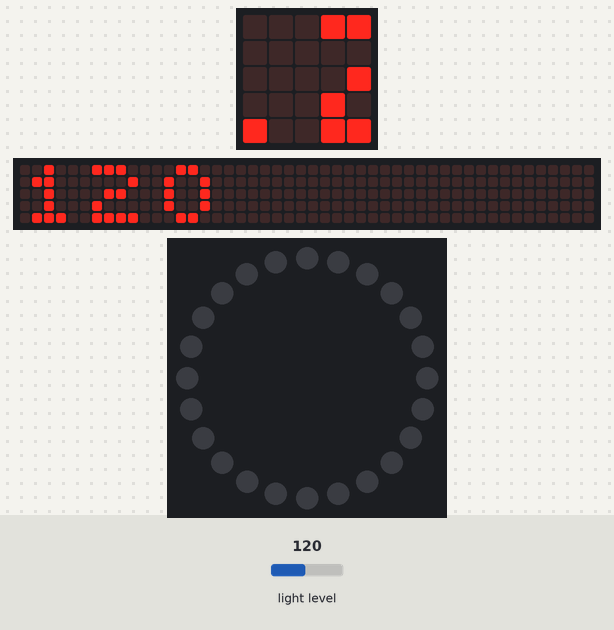
Recording of a program running on a simulated BBC micro:bit (MakeCode). On the bench: the board's 5×5 LED display, a strip that is not on the board, showing the scrolling text unrolled, 24 RGB LEDs in a ring, first at the top, clockwise. The test bench sets the inputs (shaded band); at power-on: light level 120. Dim RGB values are drawn brighter than linear; the 48×5 strip is a reading aid, not a part: it shows the text the display is scrolling, unrolled, one strip-width of it at a time.

Above: at 1.25 s.
1.3 s: light level set to 5
At 1.42 s:
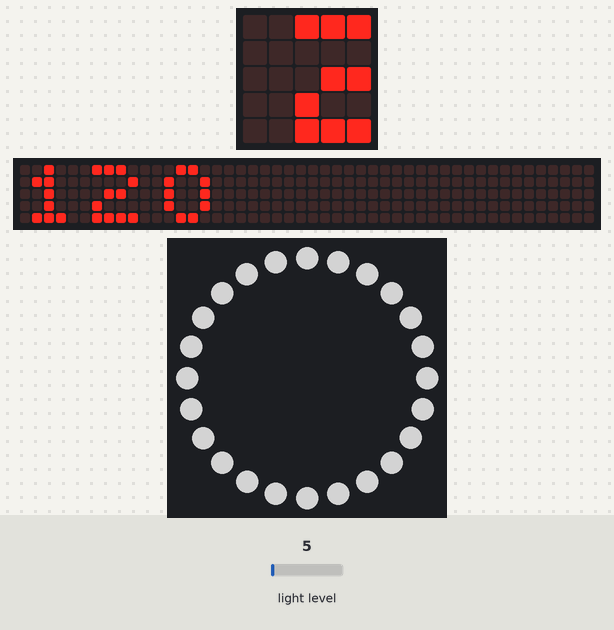
3.1 s: light level set to 64
At 3.37 s:
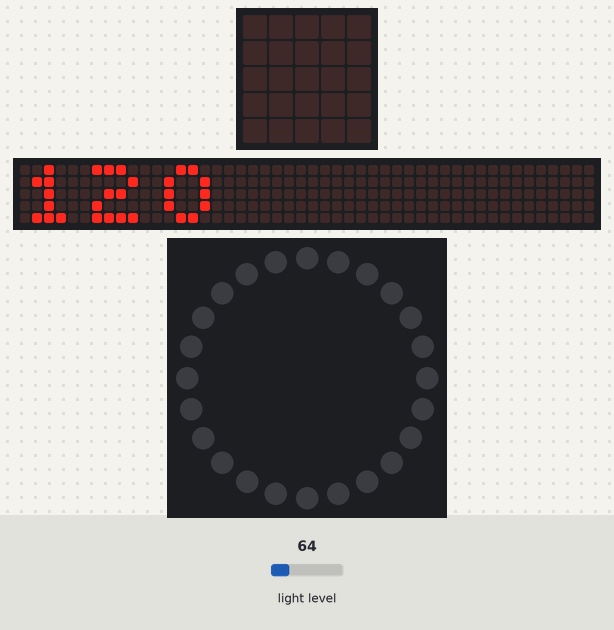
5.2 s: light level set to 29
At 6.19 s:
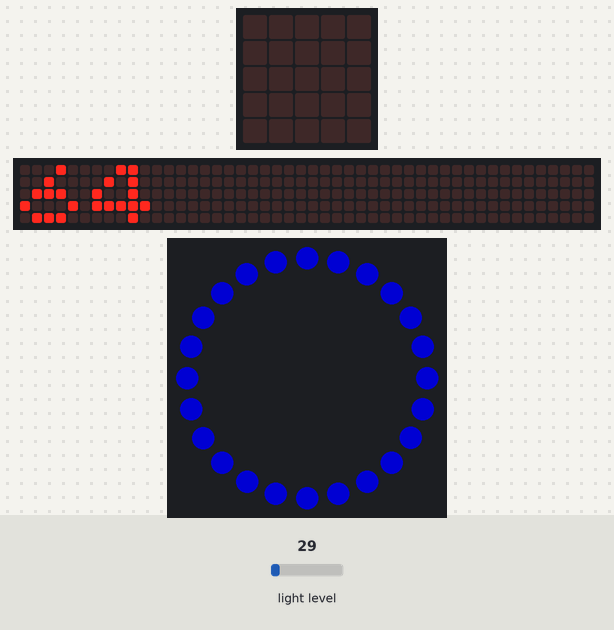
7.0 s: light level set to 5
At 10.4 s:
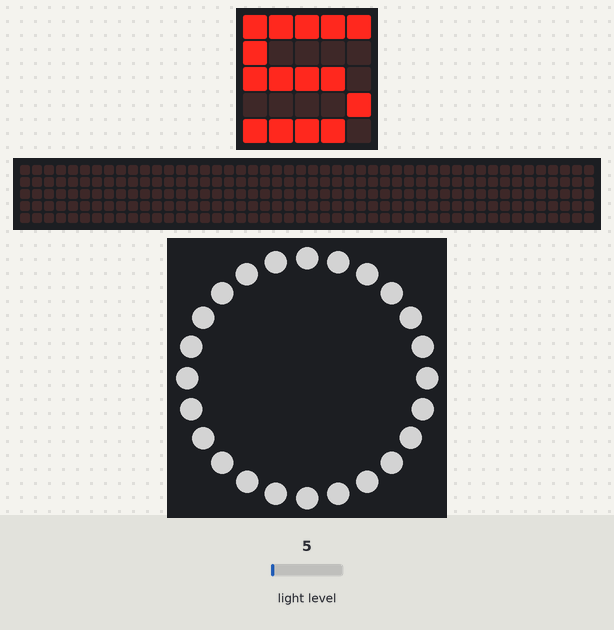
Timing chart, 0 to 11.0 s (numbered marks = the images above; inputs shaded):
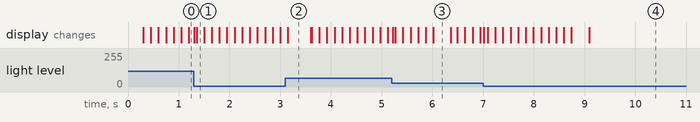

Measured:
- after the input at 3.1 s, the display: changes after 0.05 s (image 2)
- what the display in image 2 shows lasts 0.4 s, from 3.2 s to 3.6 s

The program:

main.ts
```typescript
let strip = neopixel.create(DigitalPin.P0, 24, NeoPixelMode.RGB)
basic.forever(function () {
    if (input.lightLevel() <= 20.7) {
        strip.showColor(neopixel.colors(NeoPixelColors.White))
    } else if (input.lightLevel() >= 31.234543456) {
        strip.showColor(neopixel.colors(NeoPixelColors.Black))
    } else if (input.lightLevel() > 20.7 && input.lightLevel() < 31.234543456) {
        strip.showColor(neopixel.colors(NeoPixelColors.Blue))
    }
})
basic.forever(function () {
    basic.showNumber(input.lightLevel())
})
```

test.ts
```typescript
// 在此处测试；当此软件包作为插件使用时，将不会编译此软件包。
```
